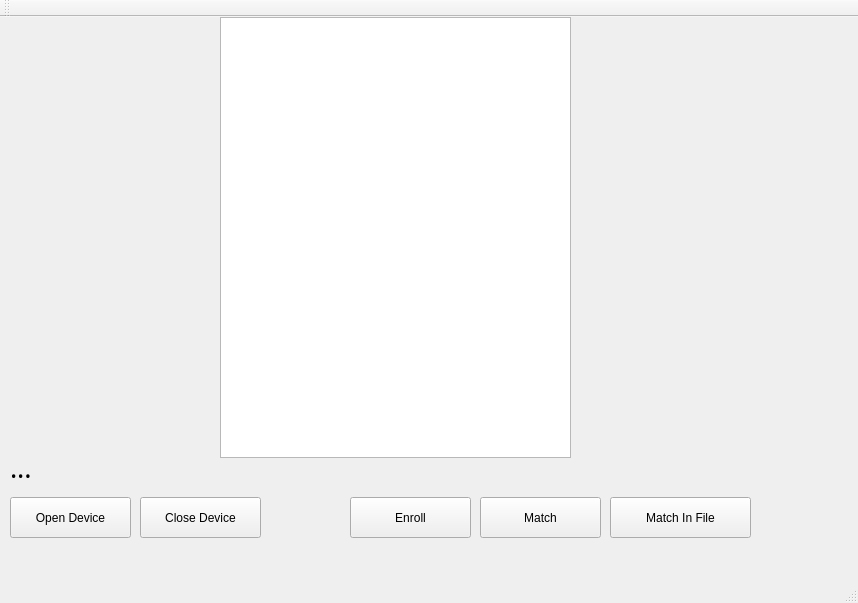
<?xml version="1.0" encoding="UTF-8"?>
<ui version="4.0">
 <class>MainWindow</class>
 <widget class="QMainWindow" name="MainWindow">
  <property name="geometry">
   <rect>
    <x>0</x>
    <y>0</y>
    <width>858</width>
    <height>603</height>
   </rect>
  </property>
  <property name="windowTitle">
   <string>Fingerprint Demo</string>
  </property>
  <widget class="QWidget" name="centralWidget">
   <widget class="QPushButton" name="pushButton_OpenDevice">
    <property name="geometry">
     <rect>
      <x>10</x>
      <y>480</y>
      <width>121</width>
      <height>41</height>
     </rect>
    </property>
    <property name="text">
     <string>Open Device</string>
    </property>
   </widget>
   <widget class="QLabel" name="labelStatus">
    <property name="geometry">
     <rect>
      <x>10</x>
      <y>430</y>
      <width>581</width>
      <height>41</height>
     </rect>
    </property>
    <property name="font">
     <font>
      <family>Abyssinica SIL</family>
      <pointsize>20</pointsize>
     </font>
    </property>
    <property name="text">
     <string>...</string>
    </property>
   </widget>
   <widget class="QPushButton" name="pushButton_Enroll">
    <property name="geometry">
     <rect>
      <x>350</x>
      <y>480</y>
      <width>121</width>
      <height>41</height>
     </rect>
    </property>
    <property name="text">
     <string>Enroll</string>
    </property>
   </widget>
   <widget class="QPushButton" name="pushButton_Match">
    <property name="geometry">
     <rect>
      <x>480</x>
      <y>480</y>
      <width>121</width>
      <height>41</height>
     </rect>
    </property>
    <property name="text">
     <string>Match</string>
    </property>
   </widget>
   <widget class="QPushButton" name="pushButton_CloseDevice">
    <property name="geometry">
     <rect>
      <x>140</x>
      <y>480</y>
      <width>121</width>
      <height>41</height>
     </rect>
    </property>
    <property name="text">
     <string>Close Device</string>
    </property>
   </widget>
   <widget class="QGraphicsView" name="graphicsView">
    <property name="geometry">
     <rect>
      <x>220</x>
      <y>0</y>
      <width>351</width>
      <height>441</height>
     </rect>
    </property>
   </widget>
   <widget class="QPushButton" name="pushButton">
    <property name="geometry">
     <rect>
      <x>610</x>
      <y>480</y>
      <width>141</width>
      <height>41</height>
     </rect>
    </property>
    <property name="text">
     <string>Match In File</string>
    </property>
   </widget>
  </widget>
  <widget class="QMenuBar" name="menuBar">
   <property name="geometry">
    <rect>
     <x>0</x>
     <y>0</y>
     <width>858</width>
     <height>28</height>
    </rect>
   </property>
  </widget>
  <widget class="QToolBar" name="mainToolBar">
   <attribute name="toolBarArea">
    <enum>TopToolBarArea</enum>
   </attribute>
   <attribute name="toolBarBreak">
    <bool>false</bool>
   </attribute>
  </widget>
  <widget class="QStatusBar" name="statusBar"/>
 </widget>
 <layoutdefault spacing="6" margin="11"/>
 <resources/>
 <connections/>
</ui>
